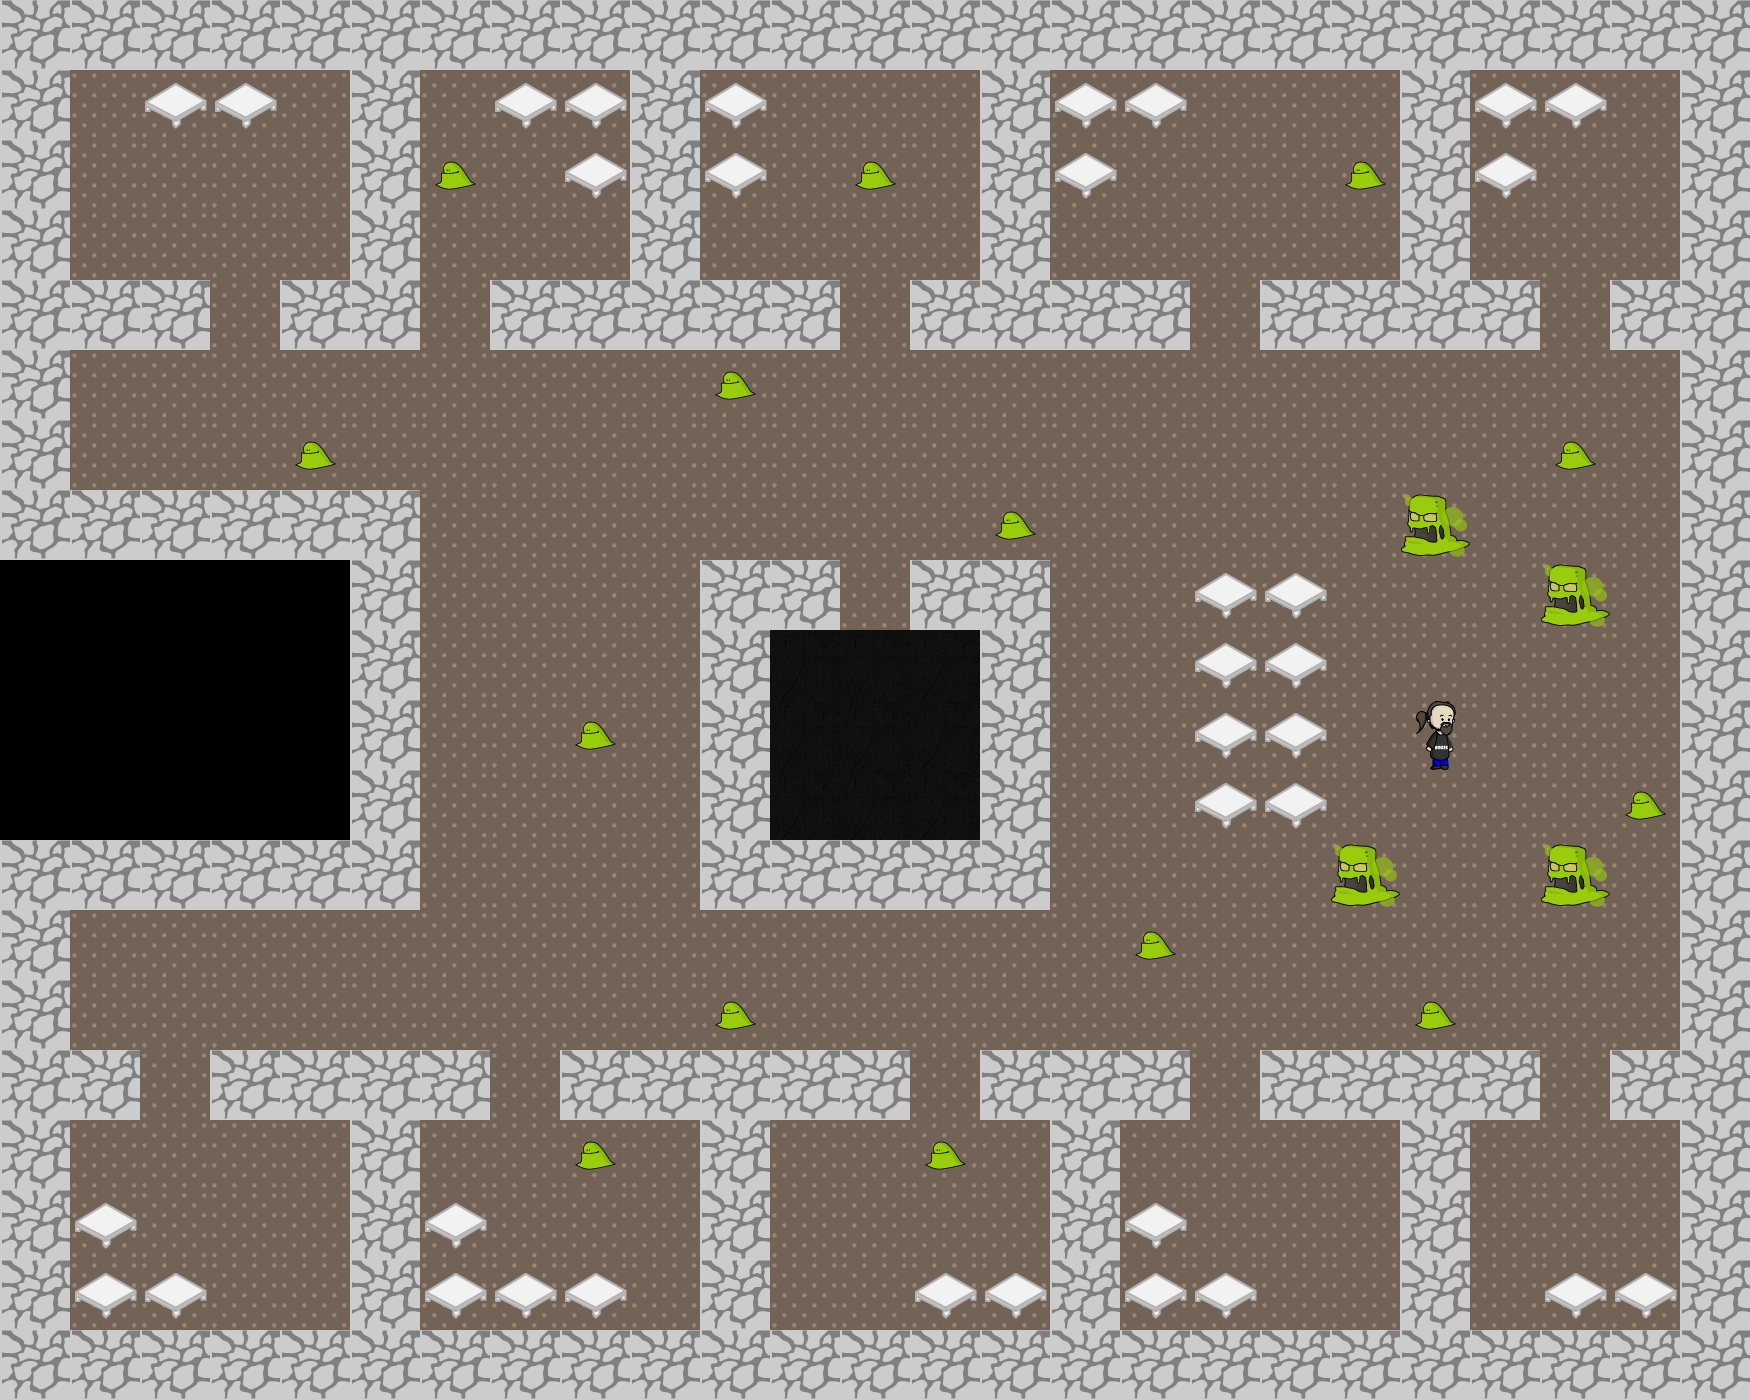

This is a level from a 2D game, rendered from its Tiled map with the project's own tilesets. A one-line summary and the map file follow, with tile-layer data summarised:
An orthogonal 25x20 tile map with 70x70 px tiles, 4 tile layers (template, decorative, monsters, npc), 7 tilesets.

<map version="1.0" orientation="orthogonal" width="25" height="20" tilewidth="70" tileheight="70">
 <tileset firstgid="1" name="background_tile" tilewidth="70" tileheight="70">
  <image source="../Tiles/background_tile.png" width="70" height="70" />
 </tileset>
 <tileset firstgid="2" name="stone_tile" tilewidth="70" tileheight="70">
  <image source="../Tiles/stone_tile.png" width="70" height="70" />
 </tileset>
 <tileset firstgid="3" name="metal_door-08" tilewidth="70" tileheight="70">
  <image source="../Tiles/metal_door-08.png" width="70" height="70" />
 </tileset>
 <tileset firstgid="4" name="table-09-09" tilewidth="70" tileheight="70">
  <image source="../Tiles/decorative/table-09-09.png" width="71" height="71" />
 </tileset>
 <tileset firstgid="5" name="monster-29" tilewidth="70" tileheight="70">
  <image source="../Characters/monsters/monster-29.png" width="71" height="71" />
 </tileset>
 <tileset firstgid="6" name="monster-28" tilewidth="70" tileheight="70">
  <image source="../Characters/monsters/monster-28.png" width="71" height="71" />
 </tileset>
 <tileset firstgid="7" name="roger" tilewidth="70" tileheight="70">
  <image source="../Characters/npcs/roger.png" width="71" height="71" />
 </tileset>
 <layer name="template" width="25" height="20">
  <data>[500 cells, 480 non-empty, 3 distinct tile ids]</data>
 </layer>
 <layer name="decorative" width="25" height="20">
  <data>[500 cells, 45 non-empty, 2 distinct tile ids]</data>
 </layer>
 <layer name="monsters" width="25" height="20">
  <data>[500 cells, 18 non-empty, 2 distinct tile ids]</data>
 </layer>
 <layer name="npc" width="25" height="20">
  <data>[500 cells, 1 non-empty, 1 distinct tile ids]</data>
 </layer>
</map>